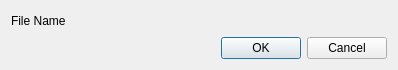
<?xml version="1.0" encoding="UTF-8"?>
<ui version="4.0">
 <class>SaveWarningDialog</class>
 <widget class="QDialog" name="SaveWarningDialog">
  <property name="geometry">
   <rect>
    <x>0</x>
    <y>0</y>
    <width>398</width>
    <height>70</height>
   </rect>
  </property>
  <property name="windowTitle">
   <string>Save File?</string>
  </property>
  <property name="locale">
   <locale language="English" country="UnitedStates"/>
  </property>
  <layout class="QVBoxLayout" name="verticalLayout">
   <item>
    <layout class="QHBoxLayout" name="horizontalLayout" stretch="1">
     <item>
      <widget class="QLabel" name="fileNameLabel">
       <property name="text">
        <string>File Name</string>
       </property>
      </widget>
     </item>
    </layout>
   </item>
   <item>
    <widget class="QDialogButtonBox" name="buttonBox">
     <property name="orientation">
      <enum>Qt::Orientation::Horizontal</enum>
     </property>
     <property name="standardButtons">
      <set>QDialogButtonBox::StandardButton::Cancel|QDialogButtonBox::StandardButton::Ok</set>
     </property>
    </widget>
   </item>
  </layout>
 </widget>
 <resources/>
 <connections>
  <connection>
   <sender>buttonBox</sender>
   <signal>accepted()</signal>
   <receiver>SaveWarningDialog</receiver>
   <slot>accept()</slot>
   <hints>
    <hint type="sourcelabel">
     <x>248</x>
     <y>254</y>
    </hint>
    <hint type="destinationlabel">
     <x>157</x>
     <y>274</y>
    </hint>
   </hints>
  </connection>
  <connection>
   <sender>buttonBox</sender>
   <signal>rejected()</signal>
   <receiver>SaveWarningDialog</receiver>
   <slot>reject()</slot>
   <hints>
    <hint type="sourcelabel">
     <x>316</x>
     <y>260</y>
    </hint>
    <hint type="destinationlabel">
     <x>286</x>
     <y>274</y>
    </hint>
   </hints>
  </connection>
 </connections>
</ui>
